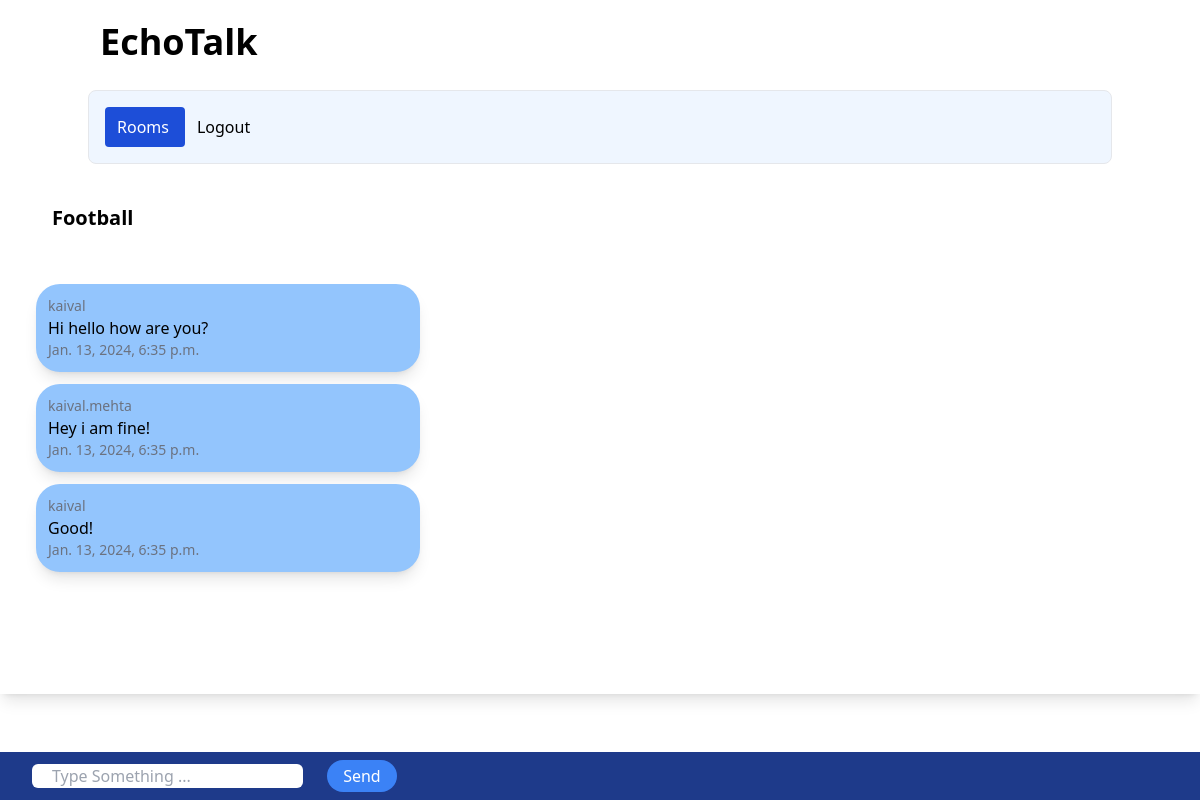
The app's page /rooms/football/, older data.
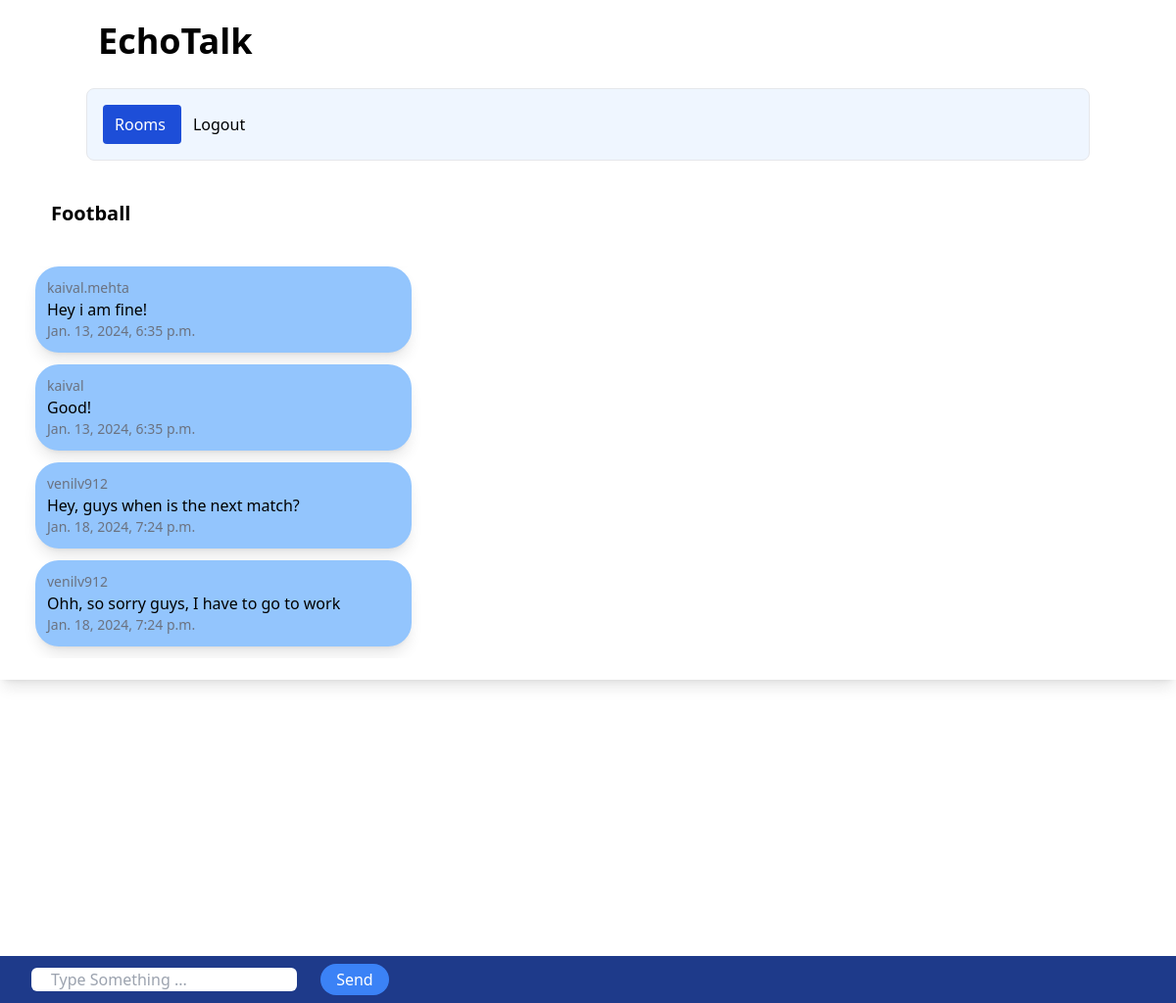
The same page, newer data.
### chatapp/models.py (models this page shows)
class ChatRoom(models.Model):
    name= models.CharField(max_length=100)
    slug= models.SlugField(unique=True)
    creator = models.ForeignKey(User, on_delete=models.CASCADE, default=User.objects.first().id)

class ChatMessage(models.Model):
    user=models.ForeignKey(User,on_delete=models.CASCADE)
    room=models.ForeignKey(ChatRoom,on_delete=models.CASCADE)
    message_content=models.TextField()
    date = models.DateTimeField(auto_now=True)
    class Meta:
        ordering=('date',)

### chatapp/views.py (the view)
# urls.py: path('<slug:slug>/',views.chatroom,name='chatroom'),
def chatroom(request,slug):
    chatroom=ChatRoom.objects.get(slug=slug)
    messages= ChatMessage.objects.filter(room=chatroom)[0:30]
    return render(request,'chatapp/room.html',{'chatroom':chatroom,'messages':messages})

### chatapp/templates/chatapp/room.html (shortened to what this page needs)
{% extends 'chatapp/base.html' %}
{% block body %}
<div class="m-10 font-bold text-xl">
{{ chatroom.name }}
</div>
<div class="message-container m-3 overflow-auto h-[400px]" id="message-container">
<div id="chat-messages">
    {% for message in messages %}
    <div class="message shadow-lg p-3 m-3 rounded-3xl w-1/3 bg-blue-300">
        <div class="text-sm text-gray-500">
            {{ message.user.username }}
        </div>
            {{ message.message_content }}
        <div class="text-sm text-gray-500">
            {{ message.date}}
        </div>
    </div>
    {% endfor %}
</div>
</div>
<div class="form-container fixed inset-x-0 bottom-0 bg-blue-900 p-2">
<form method="post">
    <input class="rounded-md px-5 ml-6" id="message-input" type="text" name="message" placeholder="Type Something ...">
    <button class="bg-blue-500 hover:bg-blue-600 text-white ml-5 py-1 px-4 rounded-full focus:outline-none focus:shadow-outline" id="send-button" type="submit">Send</button>
</form>
</div>
{% endblock %}

### chatapp/templates/chatapp/base.html (shortened to what this page needs)
<!DOCTYPE html>
<html lang="en">
<head>
    <script src="https://cdn.tailwindcss.com"></script>
</head>
<body>
    <nav class="shadow-lg px-3 py-2.5">
        <div class="container flex flex-wrap justify-between mx-auto">
            <a class="flex items-center" href="">
                <span class="self-center text-4xl font-semibold">EchoTalk</span>
            </a>
            <div class="w-full block w-auto">
                <ul class="flex flex-row p-4 mt-4 border rounded-lg border-grau-100 bg-blue-50">
                    <li>
                        <a class="block py-2 pl-3 pr-4 rounded bg-blue-700 text-white" href="{% url 'index'  %}">Rooms</a>
                    </li>
                    <li>
                        <a class="block py-2 pl-3 pr-4 rounded " href="{% url 'login'   %}">Logout</a>
                    </li>
                </ul>
            </div>
        </div>
    {% block body %}
    {% endblock %}
</body>
</html>

Row changes from the older to the newer data that the page shows:
no longer on this page (row unchanged): ChatMessage: user.username "kaival", message_content "Hi hello how are you?", date "Jan. 13, 2024, 6:35 p.m."
added ChatMessage: user.username "venilv912", message_content "Hey, guys when is the next match?", date "Jan. 18, 2024, 7:24 p.m."
added ChatMessage: user.username "venilv912", message_content "Ohh, so sorry guys, I have to go to work", date "Jan. 18, 2024, 7:24 p.m."
